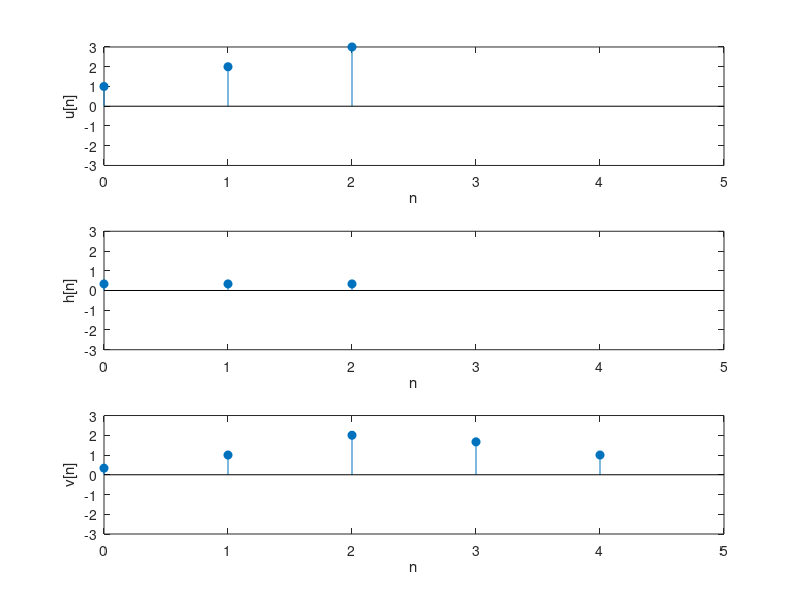
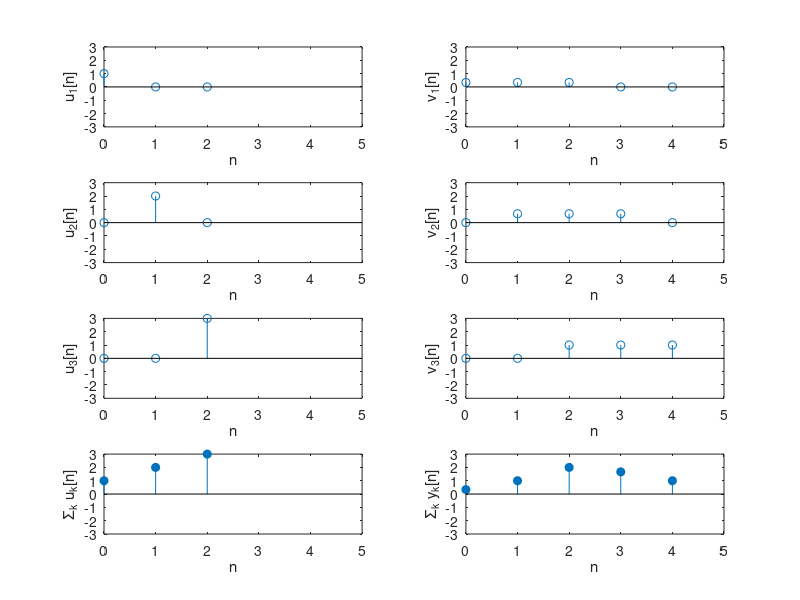

These figures' MATLAB source, in order:
%% Sample 4-1
%% 線形シフト不変システム
% 単変量畳み込み
% 
% 画像処理特論
% 
% 村松 正吾 
% 
% 動作確認: MATLAB R2023a
%% Linear shift-invariant systems
% Univariate convolution
% 
% Advanced Topics in Image Processing
% 
% Shogo MURAMATSU
% 
% Verified: MATLAB R2023a
% 準備
% (Preparation)

close all
% 入力信号 $\{u[n]\}_n$ 
% (Input signal $\{u[n]\}_n$)

% Input x[n]
u = [1 2 3];
% 線形シフト不変システムのインパルス応答 $\{h[n]\}_n$ 
% (Impulse response of a linear shift-invariant system $\{h[n]\}_n$)

% Impulse response h[n]
h = [1 1 1]/3;
% 線形シフト不変システムの出力応答$\{v[n]\}_n$ 
% (The linear shift-invariant system response $\{v[n]\}_n$)
% 
% 畳み込み演算 (Convolution)
% 
% $$\{v[n]\}_n=\{h[n]\}_n \ast \{u[n]\}_n = \sum_{k=-\infty}^{\infty}u[k]\{h[n-k]\}_n$$

% Output y[n]
v = conv(h,u);
% 入出力のプロット
% (Plot of the input and output)

% Lengths of u, h and v
nu = length(u);
nh = length(h);
nv = length(v);

figure(1)
amax = max(max(abs(u)),max(abs(v)));
%% u[n]
subplot(3,1,1)
stem(0:nu-1,u,'filled')
axis([0 nv -amax amax])
xlabel('n')
ylabel('u[n]')

%% h[n]
subplot(3,1,2)
stem(0:nh-1,h,'filled')
axis([0 nv -amax amax])
xlabel('n')
ylabel('h[n]')

%% v[n]
subplot(3,1,3)
stem(0:nv-1,v,'filled')
axis([0 nv -amax amax])
xlabel('n')
ylabel('v[n]')
% 重み付けインパルス信号への分解と重み付けインパルス応答の合成
% (Decomposition into weighted impulse signals and synthesis of weighted impulse 
% responses)
% 
% $$\{v[n]\}_n = \sum_{k=-\infty}^{\infty} \{v_k[n]\}_n,$$
% 
% $$\{u[n]\}_n = \sum_{k=-\infty}^{\infty} \{u_k[n]\}_n,$$
% 
% ただし、(where)
% 
% $$\{v_k[n]\}_n = \{h[n]\}_n \ast \{u_k[n]\}_n,$$
% 
% $$\{u_k[n]\}_n = u[k]\{\delta[n-k]\}_n.$$
% 
% 

figure(2)
uu = 0;
vv = 0;
for k = 1:nu
    % Shifted impluse signal \delta[n-k]
    ds = zeros(size(u),'like',u);
    ds(k) = 1;
    % Weighted impulse signal uk[n] = u[k]\delta[n-k]
    uk = u(k)*ds;
    % System response to shifted impulse signal and weighting 
    % vk[n] = h[n] * uk[n]
    vk = u(k)*conv(h,ds);
    % Plot uk[n]
    subplot(nu+1,2,2*k-1)
    stem(0:nu-1,uk)
    axis([0 nv -amax amax])
    xlabel('n')
    ylabel(sprintf('u_%d[n]',k))
    % Plot vk[n]
    subplot(nu+1,2,2*k)
    stem(0:nv-1,vk)
    axis([0 nv -amax amax])
    xlabel('n')
    ylabel(sprintf('v_%d[n]',k))
    % Accumurate uk[n] and vk[n]
    uu = uu + uk;
    vv = vv + vk;
end
% Plot accumulation of uk[n]
subplot(nu+1,2,2*(nu+1)-1)
stem(0:nu-1,uu,'filled')
axis([0 nv -amax amax])
xlabel('n')
ylabel('\Sigma_k u_k[n]')
% Plot accumulation of vk[n]
subplot(nu+1,2,2*(nu+1))
stem(0:nv-1,vv,'filled')
axis([0 nv -amax amax])
xlabel('n')
ylabel('\Sigma_k y_k[n]')
% 平均自乗誤差(MSE)による評価
% (Evaluation in terms of the mean squared errors (MSE))
% 
% $$\mathrm{MSE}(\{x[n]\}_n,\{y[n]\}_n) \colon =\frac{1}{\left|\Omega\right|}\sum_{n\in\Omega}\left|x[n]-y[n]\right|^2,$$
% 
% ただし， $\Omega$は添え字集合， $|\Omega|$ は添え字の数．(where $\Omega$ denotes the index set 
% and $|\Omega|$ means the cardinality.)

% Evaluation of uu
mymse = @(x,y) mean((double(x)-double(y)).^2,'all');
mymse(u,uu)
% Evaluation of vv
mymse(v,vv)
%% 
% © Copyright, Shogo MURAMATSU, All rights reserved.
